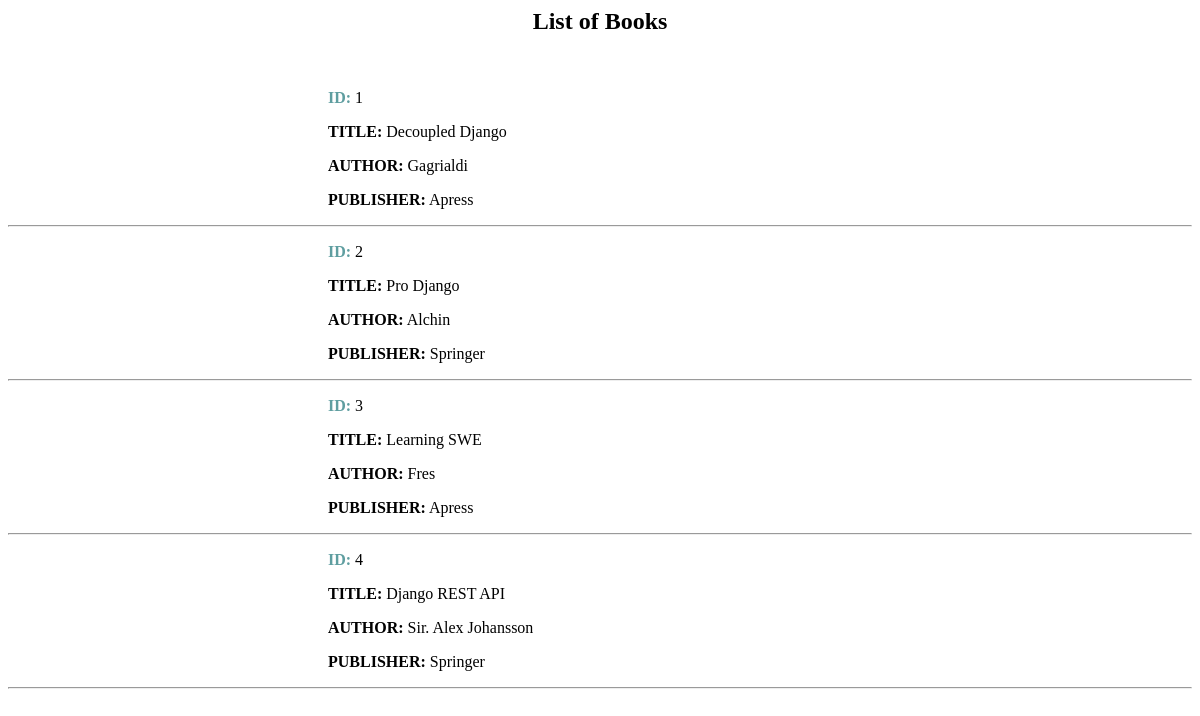
/bookapp/books/, run on an earlier commit of the app's database.
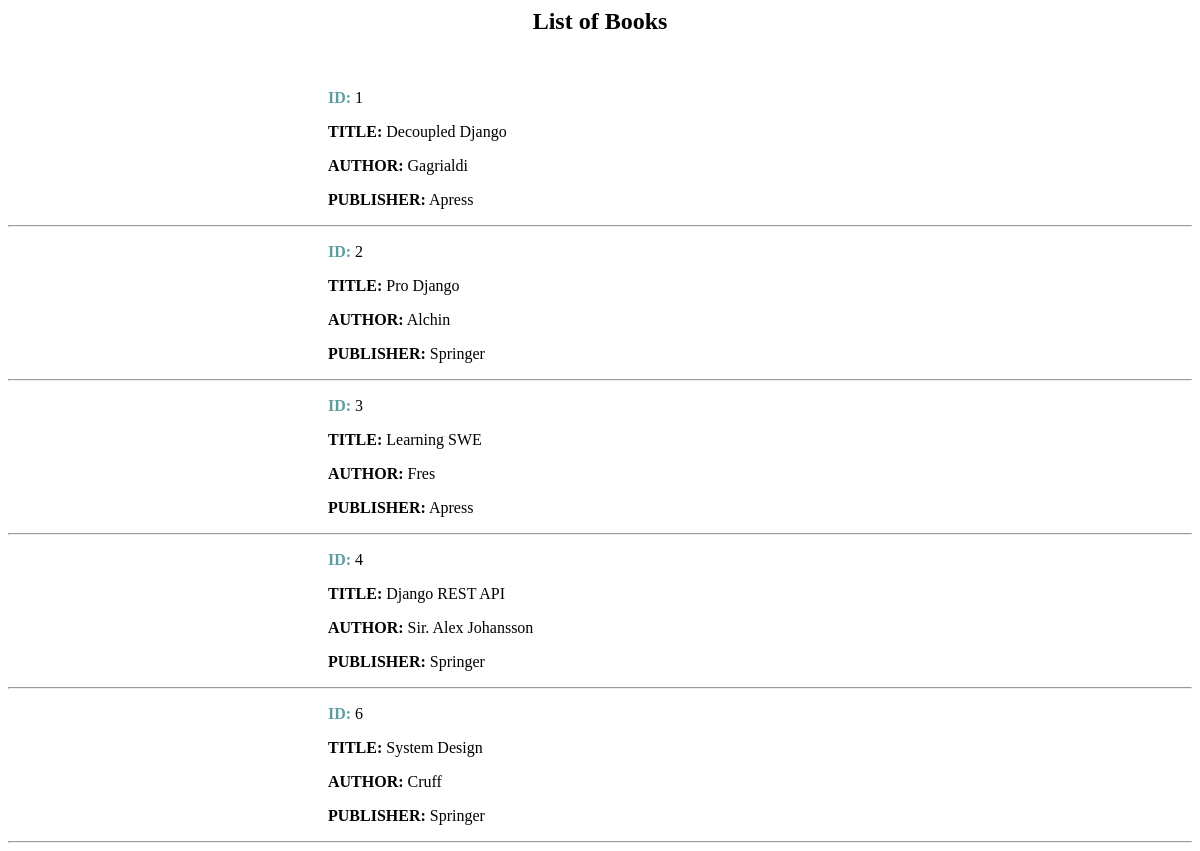
And on a later commit of the database.
### bookapp/models.py (models this page shows, shortened)
class Book(models.Model):
    id = models.IntegerField(primary_key=True)
    title = models.CharField(max_length=100)
    author = models.CharField(max_length=100)
    price = models.IntegerField()
    publisher = models.CharField(max_length=100)
    ebook = models.BooleanField(default=True)
    class Meta:
        db_table = 'books'

### bookapp/views.py (the view)
# urls.py: path('books/', views.books, name="books"),
def books(request):
    books = Book.objects.all()
    context = {"books": books}
    return render(request, 'books.html', context)

### templates/books.html
<html>
    <body>
        <h2 style="text-align: center;">List of Books</h2>
        <br>
        {% for book in books %}
        <p style="margin-left: 20pc;"><b style="color: cadetblue;">ID:</b> {{book.id}}</p>
        <p style="margin-left: 20pc;"><b>TITLE:</b> {{book.title}}</p>
        <p style="margin-left: 20pc;"><b>AUTHOR:</b> {{book.author}}</p>
        <p style="margin-left: 20pc;"><b>PUBLISHER:</b> {{book.publisher}}</p>
        <hr>
        {% endfor %}
    </body>
</html>

What changed in the data, as far as the page shows it:
added Book: id "6", title "System Design", author "Cruff", publisher "Springer"
